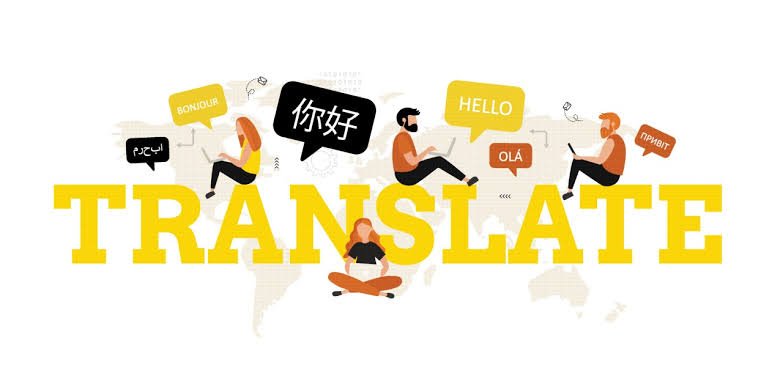
#> input picture day_19/input images/sample_translation.jpeg, 783 x 392 px, found by its file name
$ python contract.py
#> lines starting #> are read from the running program, lines starting #| are printed output that depends on the picture
import cv2
import numpy as np
img=cv2.imread("C:/Users/User/Documents/GitHub/day_19/sample_translation.jpeg")
#> img is the input picture: shape (392, 783, 3); mean B, G, R 213.8, 237.8, 244.3
high=cv2.convertScaleAbs(img,alpha=2,beta=0)
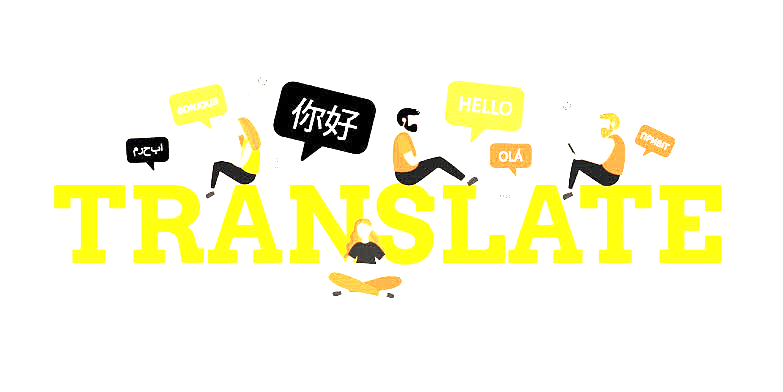
#> high: shape (392, 783, 3); mean B, G, R 222.2, 247.2, 248.1
low=cv2.convertScaleAbs(img,alpha=0.5,beta=0)
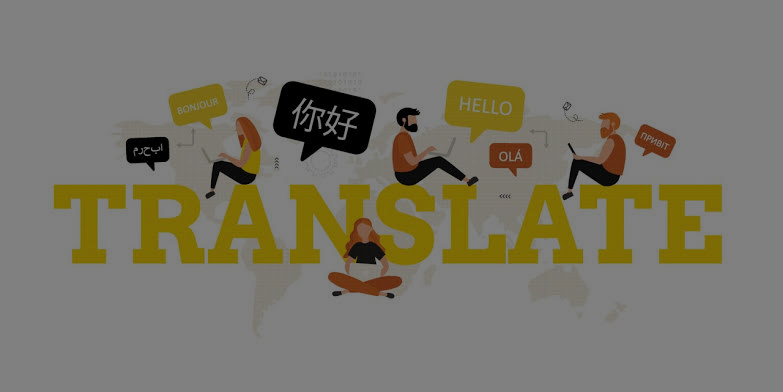
#> low: shape (392, 783, 3); mean B, G, R 107.2, 119.2, 122.5
cv2.imshow("high_contrast",high)
cv2.imshow("low_contrast",low)
cv2.imwrite("high_contrast.jpg",high)
cv2.imwrite("low_contrast.jpg",low)
cv2.waitKey(0)
cv2.destroyAllWindows

$ run again, with day_19/input images/challenge3.webp saved as day_19/input images/sample_translation.jpeg
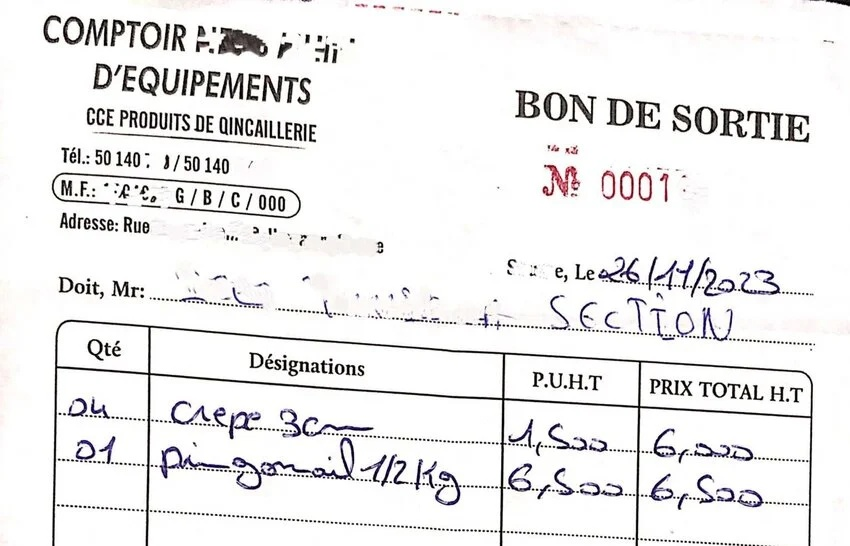
#> input picture day_19/input images/challenge3.webp, 850 x 546 px, found by its file name
#> img is the input picture: shape (546, 850, 3); mean B, G, R 236, 235.9, 236.6
#> `high=cv2.convertScaleAbs(img,alpha=2,beta=0)`:
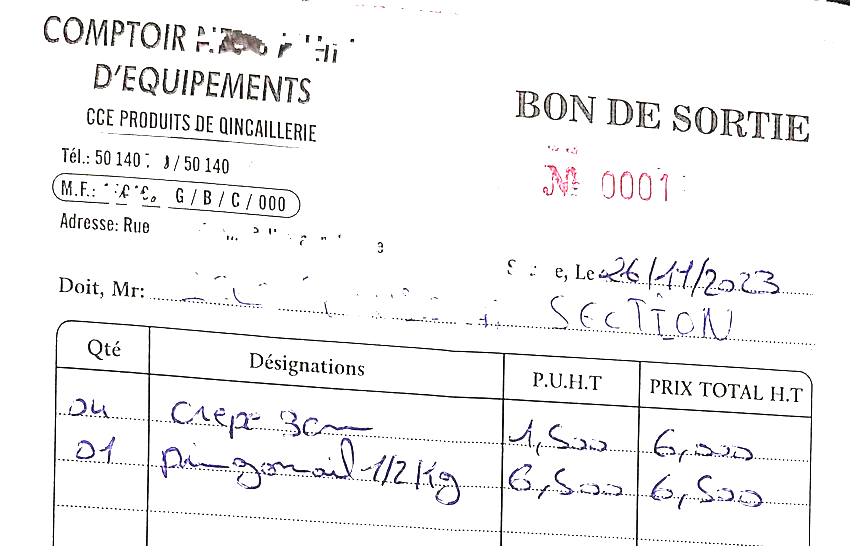
#> high: shape (546, 850, 3); mean B, G, R 244.5, 243.9, 244.4
#> `low=cv2.convertScaleAbs(img,alpha=0.5,beta=0)`:
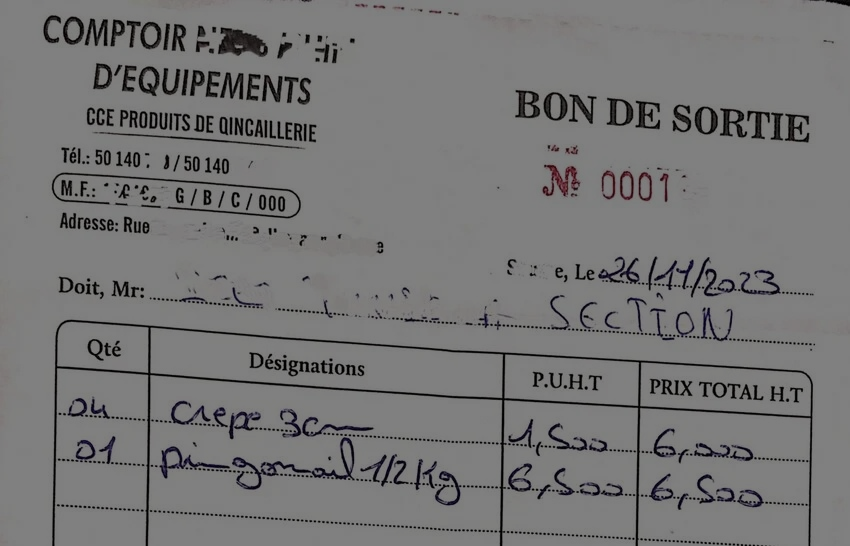
#> low: shape (546, 850, 3); mean B, G, R 118.2, 118.2, 118.6
